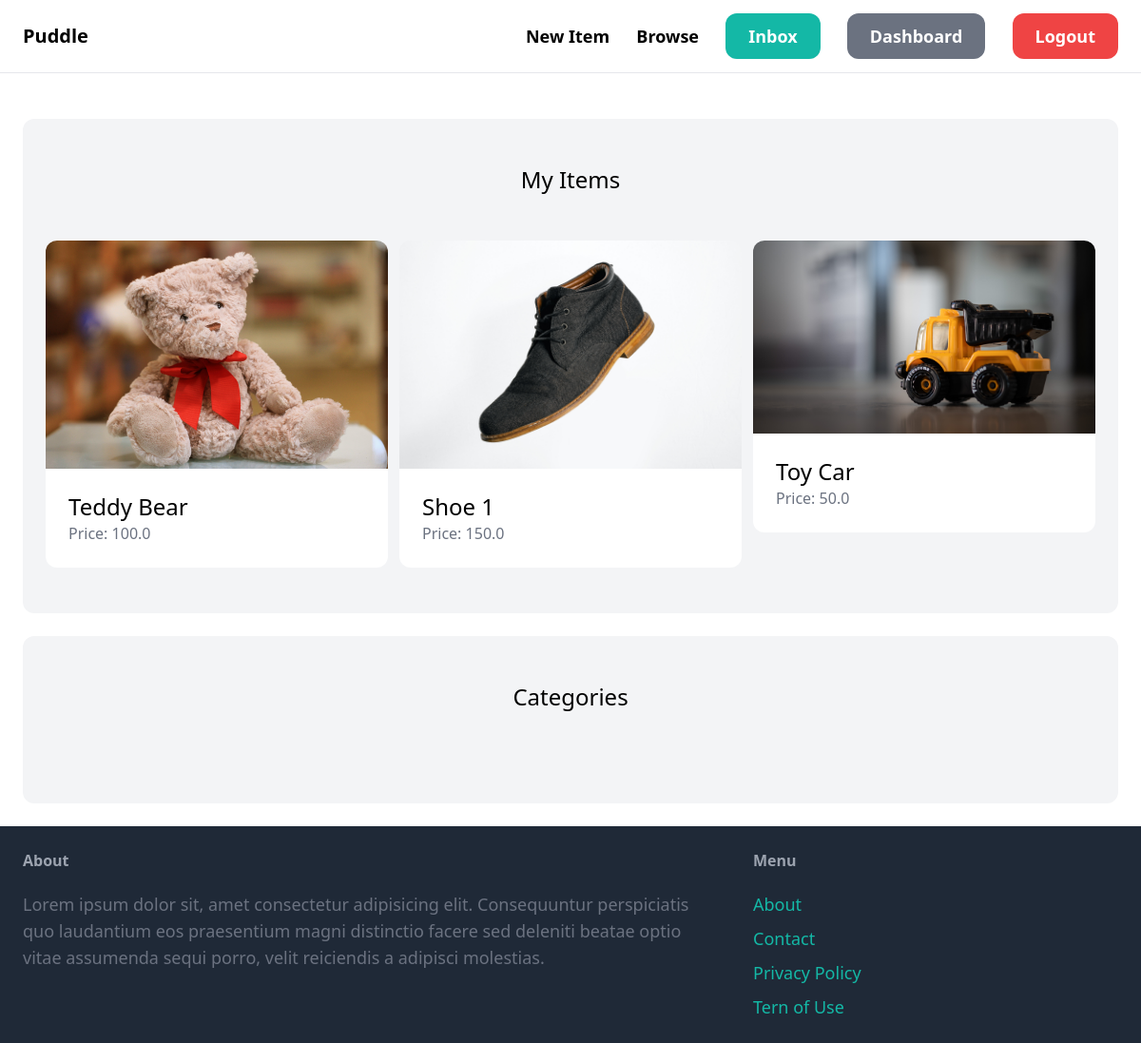
The page /dashboard/ (signed in) on the database its author committed.
### item/models.py (models this page shows, shortened)
class Item(models.Model):
    category = models.ForeignKey(Category, related_name='items', on_delete=models.CASCADE)
    name = models.CharField(max_length=255)
    description = models.TextField(blank=True, null=True)
    price = models.FloatField()
    image = models.ImageField(upload_to='item_images', blank=True, null=True)
    is_sold = models.BooleanField(default=False)
    created_by = models.ForeignKey(User, related_name='items', on_delete=models.CASCADE)
    created_at = models.DateTimeField(auto_now_add=True)

### dashboard/views.py (the view)
# urls.py: path('', views.index, name="index"),
@login_required
def index(request):
    items = Item.objects.filter(created_by=request.user)
    return render(request, 'dashboard/index.html', {
        'items': items,
    })

### dashboard/templates/dashboard/index.html (shortened to what this page needs)
{% extends 'core/base.html' %}
{% block content %}
    <div class="mt-6 px-6 py-12 bg-gray-100 rounded-xl">
        <h2 class="mb-12 text-2xl text-center">My Items</h2>
        <div class="grid grid-cols-3 gap-3">
            {% for item in items %}
                <div>
                    <a href="{% url 'item:detail' item.id %}">
                        <div>
                            <img src="{{ item.image.url }}" class="rounded-t-xl" alt="Item Image">
                        </div>
                        <div class="p-6 bg-white rounded-b-xl">
                            <h2 class="text-2xl">{{ item.name }}</h2>
                            <p class="text-gray-500">Price: {{ item.price }} </p>
                        </div>
                    </a>
                </div>
            {% endfor %}
        </div>
    </div>
    <div class="mt-6 px-6 py-12 bg-gray-100 rounded-xl">
        <h2 class="mb-12 text-2xl text-center">Categories</h2>
    </div>
{% endblock %}

### rows shown on the page
Item: image (picture), name "Teddy Bear", price "100.0"
Item: image (picture), name "Shoe 1", price "150.0"
Item: image (picture), name "Toy Car", price "50.0"
